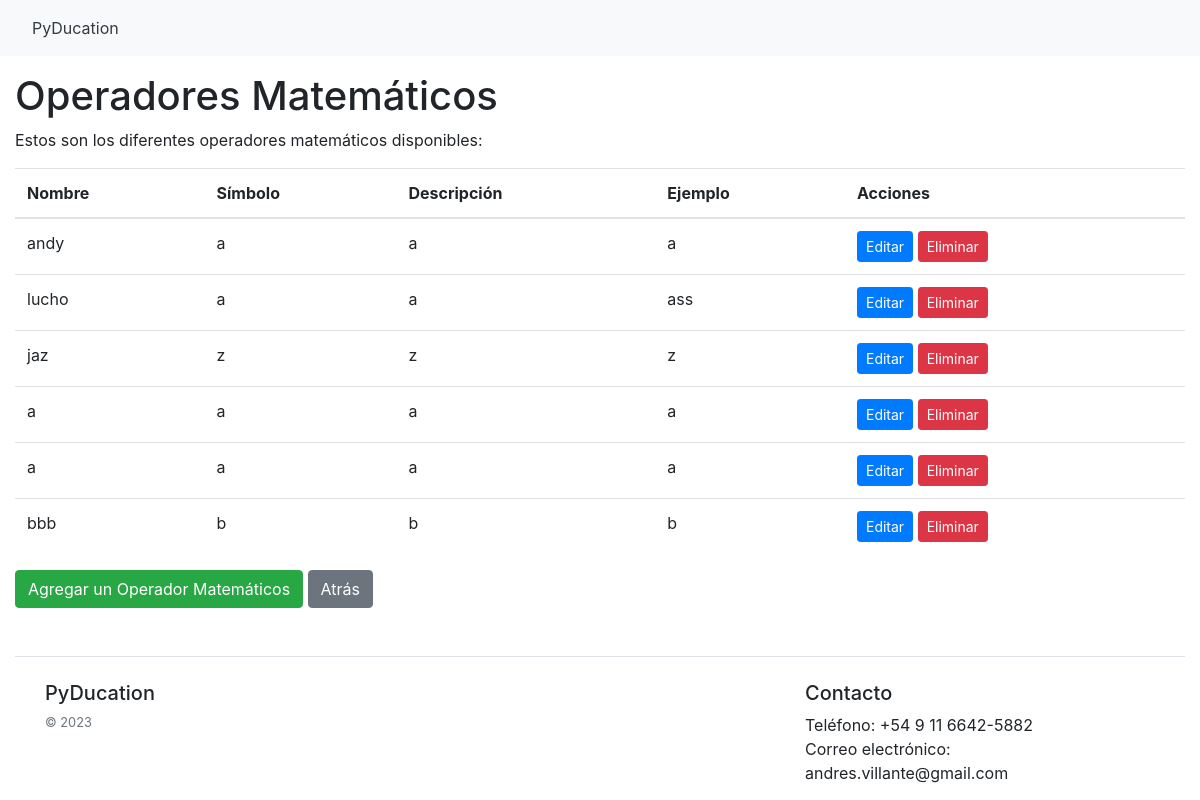
/math_operators/, run on an earlier commit of the app's database.
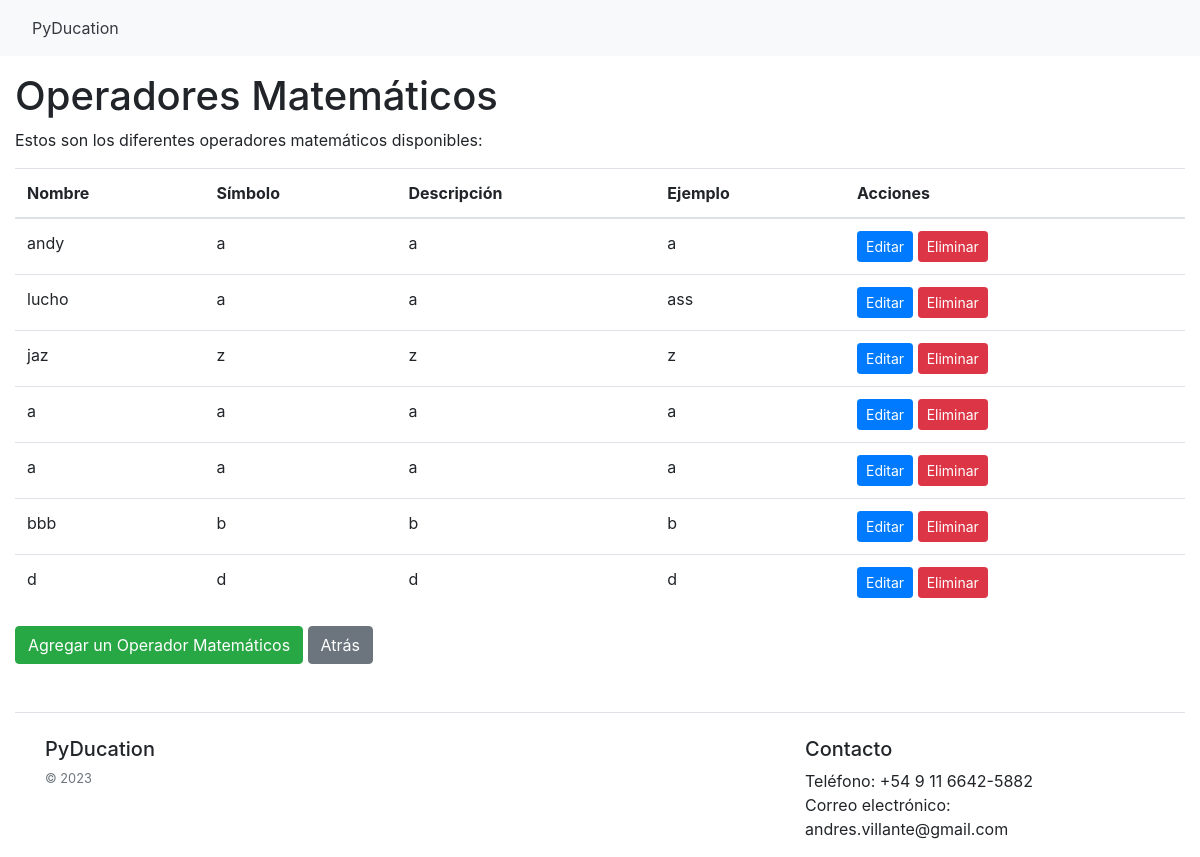
And on a later commit of the database.
### blog/models.py (models this page shows, shortened)
class MathOperator(models.Model):
    name = models.CharField(max_length=50)
    symbol = models.CharField(max_length=10)
    description = models.TextField(blank=True, null=True)
    example = models.CharField(max_length=50, blank=True, null=True)
    math_operator_created_by = models.ForeignKey(
        User,
        on_delete=models.CASCADE,
        related_name='math_operators_create',
        null=True,
        blank=True,
        default=None,
    )

### blog/views.py (the view)
# urls.py: path('math_operators/', MathOperatorListView.as_view(), name='math_operator_list'),
class MathOperatorListView(ListView):
    model = MathOperator
    template_name = 'math_operators/math_operator_list.html'
    context_object_name = 'math_operators'

### PyDucation/templates/math_operators/math_operator_list.html
{% extends 'PyDucation/base.html' %}
{% block content %}
  <h1>Operadores Matemáticos</h1>
  <p>Estos son los diferentes operadores matemáticos disponibles:</p>
  <table class="table">
    <thead>
      <tr>
        <th>Nombre</th>
        <th>Símbolo</th>
        <th>Descripción</th>
        <th>Ejemplo</th>
        <th>Acciones</th>
      </tr>
    </thead>
    <tbody>
      {% for math_operator in math_operators %}
      <tr>
        <td>{{ math_operator.name }}</td>
        <td>{{ math_operator.symbol }}</td>
        <td>{{ math_operator.description }}</td>
        <td>{{ math_operator.example }}</td>
        <td>
          <a href="{% url 'math_operator_update' math_operator.pk %}" class="btn btn-primary btn-sm">Editar</a>
          <a href="{% url 'math_operator_delete' math_operator.pk %}" class="btn btn-danger btn-sm">Eliminar</a>
        </td>
      </tr>
      {% empty %}
      <tr>
        <td colspan="5">No math operators found.</td>
      </tr>
      {% endfor %}
    </tbody>
  </table>
  <a href="{% url 'math_operator_create' %}" class="btn btn-success">Agregar un Operador Matemáticos</a>
  <a href="{% url 'pyducation' %}" class="btn btn-secondary">Atrás</a>
{% endblock %}

What changed in the data, as far as the page shows it:
added MathOperator: name "d", symbol "d", description "d", example "d"
